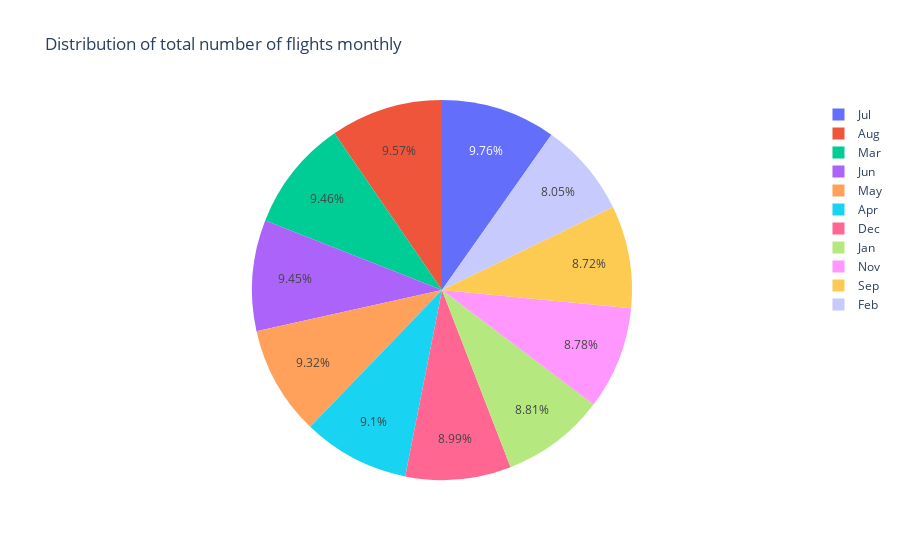

Source (notebook cell):
### Code cell
trace2 = go.Pie(labels=month.index, values=month.values)
data2 = [trace2]
layout = go.Layout(title='Distribution of total number of flights monthly')

fig = go.Figure(data=data2, layout=layout)
py.iplot(fig)

### Figure 1 — Plotly figure (JSON) as saved in the notebook; plotly's stock layout.template omitted (floating-point values rounded to 4 significant figures)
{"data": [{"labels": ["Jul", "Aug", "Mar", "Jun", "May", "Apr", "Dec", "Jan", "Nov", "Sep", "Feb"], "type": "pie", "values": [520718, 510536, 504312, 503897, 496993, 485151, 479230, 469968, 467972, 464946, 429191]}], "layout": {"title": {"text": "Distribution of total number of flights monthly"}}}
